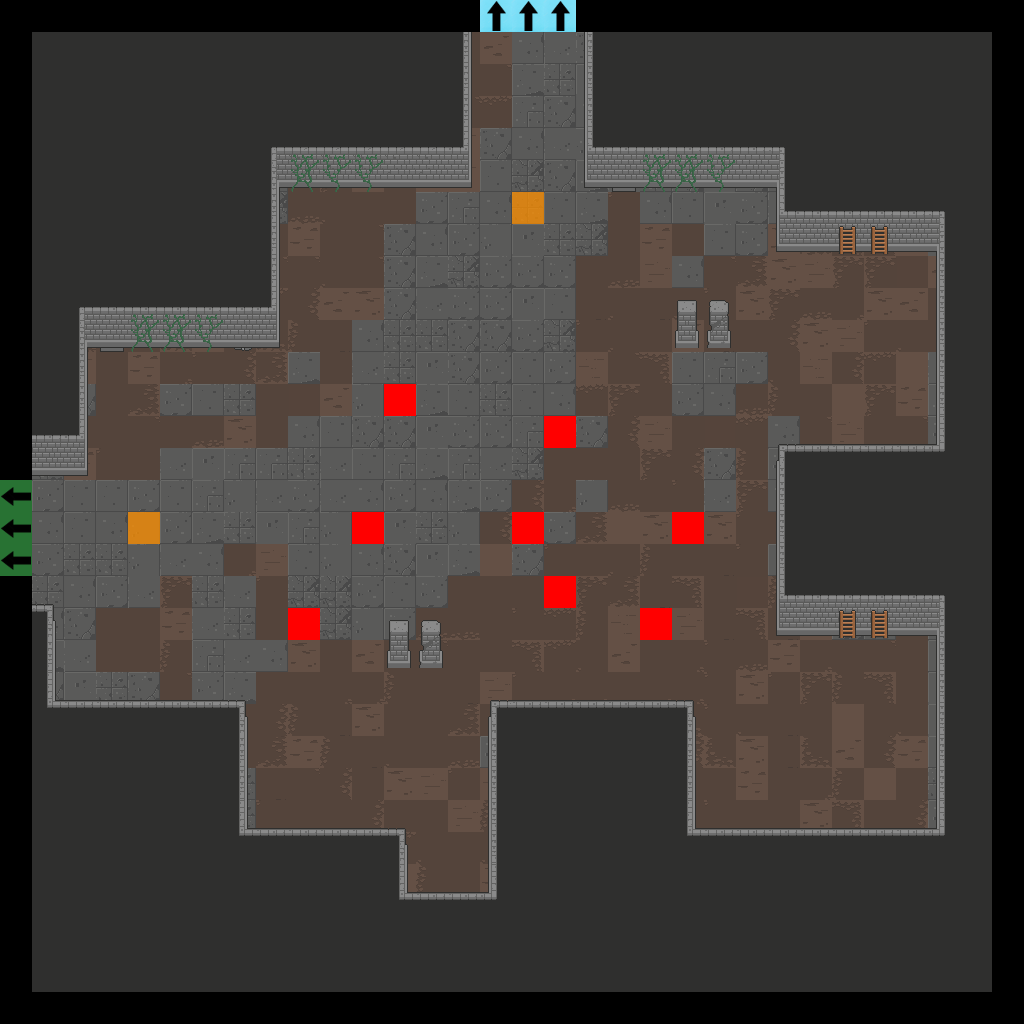

Below is a game level as drawn by its tile map, then a one-line description and the .tmx that defines it (tile-layer data replaced by summaries):
An orthogonal 32x32 tile map with 32x32 px tiles, 7 tile layers (Floor, Walls, Doors, Pillars, ...), 2 tilesets.

<map version="1.2" tiledversion="2019.04.18" orientation="orthogonal" renderorder="right-down" width="32" height="32" tilewidth="32" tileheight="32" infinite="0" nextlayerid="22" nextobjectid="1">
 <tileset firstgid="1" source="Dungeon_Tileset_2.tsx" />
 <tileset firstgid="321" source="flags.tsx" />
 <layer id="15" name="Floor" width="32" height="32">
  <data>[1024 cells, 900 non-empty, 42 distinct tile ids]</data>
 </layer>
 <layer id="16" name="Walls" width="32" height="32">
  <data>[1024 cells, 505 non-empty, 32 distinct tile ids]</data>
 </layer>
 <layer id="17" name="Doors" width="32" height="32">
  <data>[1024 cells, 20 non-empty, 2 distinct tile ids]</data>
 </layer>
 <layer id="18" name="Pillars" width="32" height="32">
  <data>[1024 cells, 8 non-empty, 4 distinct tile ids]</data>
 </layer>
 <layer id="19" name="Candles" width="32" height="32">
  <data>[1024 cells, 0 non-empty, 0 distinct tile ids]</data>
 </layer>
 <layer id="20" name="Debris" width="32" height="32">
  <data>[1024 cells, 22 non-empty, 5 distinct tile ids]</data>
 </layer>
 <layer id="21" name="Flags" width="32" height="32">
  <data>[1024 cells, 16 non-empty, 4 distinct tile ids]</data>
 </layer>
</map>
